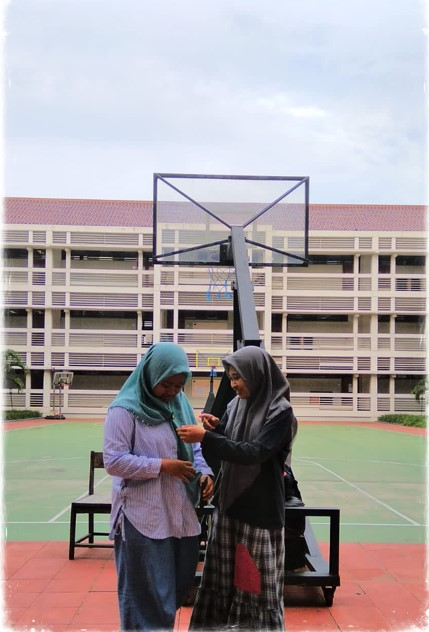
#> input picture Tugas 3 - Image Segmentation/1223800005 - SilfianaNH_Tugas3 Full Source Code/favorit.jpg, 429 x 632 px
$ python 'recursive histogram.py'
#> lines starting #> are read from the running program, lines starting #| are printed output that depends on the picture
import cv2
import numpy as np
image = cv2.imread('favorit.jpg')
#> image is the input picture: shape (632, 429, 3); mean B, G, R 158.5, 156.8, 164.5
lab_image = cv2.cvtColor(image, cv2.COLOR_BGR2Lab)
#> lab_image: shape (632, 429, 3); mean of channels 0, 1, 2 163.8, 131.7, 128.7
l_channel, a_channel, b_channel = cv2.split(lab_image)
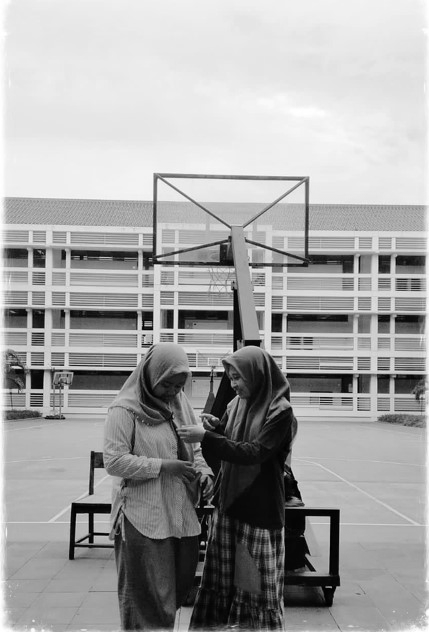
#> l_channel: shape (632, 429); min 0, max 255, mean 163.8
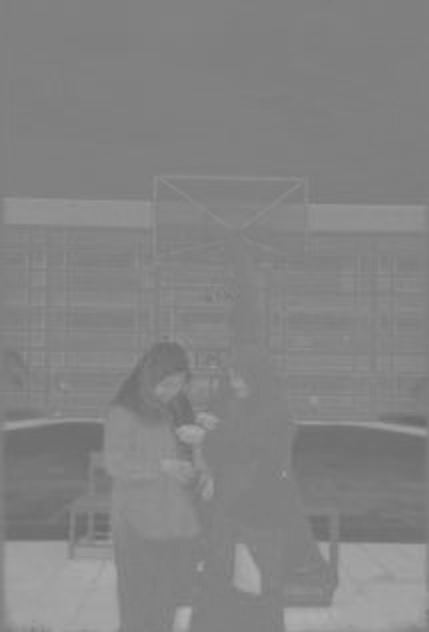
#> a_channel: shape (632, 429); min 104, max 176, mean 131.7
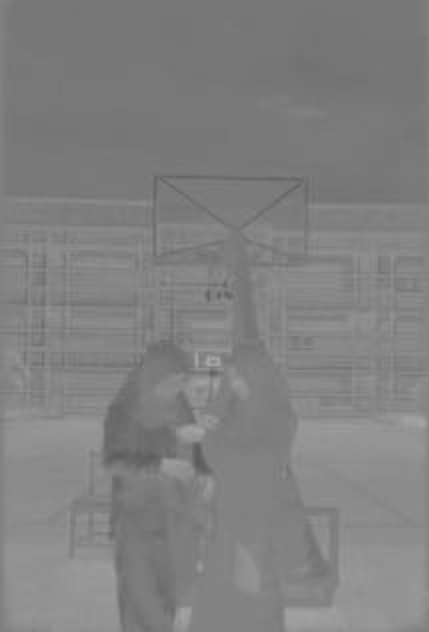
#> b_channel: shape (632, 429); min 90, max 172, mean 128.7
hist_l = cv2.calcHist([l_channel], [0], None, [256], [0, 256])
#> hist_l = 256 values, max 9441 at index 235, min 0 at index 4, mean 1059.1
hist_a = cv2.calcHist([a_channel], [0], None, [256], [0, 256])
#> hist_a = 256 values, max 49344 at index 128, min 0 at index 0, mean 1059.1
hist_b = cv2.calcHist([b_channel], [0], None, [256], [0, 256])
#> hist_b = 256 values, max 24985 at index 119, min 0 at index 0, mean 1059.1
def histogram_distance(hist1, hist2):
    return cv2.compareHist(hist1, hist2, cv2.HISTCMP_BHATTACHARYYA)
histograms_and_masks = [(hist_l, l_channel), (hist_a, a_channel), (hist_b, b_channel)]
def recursive_clustering(hist_and_mask_list, cluster_list):
    if len(hist_and_mask_list) == 0:
        return
    max_distance = -1
    cluster_index = -1
    for i in range(len(hist_and_mask_list)):
        for j in range(i + 1, len(hist_and_mask_list)):
            distance = histogram_distance(hist_and_mask_list[i][0], hist_and_mask_list[j][0])
            if distance > max_distance:
                max_distance = distance
                cluster_index = (i, j)
#> this loop made 3 passes
#> after the loop, cluster_index = (0, 2); max_distance = 0.821

    if cluster_index != -1:
        i, j = cluster_index
#> i = 0; j = 2
        new_histogram = hist_and_mask_list[i][0] + hist_and_mask_list[j][0]
#> new_histogram = 256 values, max 25643 at index 119, min 0 at index 4, mean 2118.2
        new_mask = np.maximum(hist_and_mask_list[i][1], hist_and_mask_list[j][1])
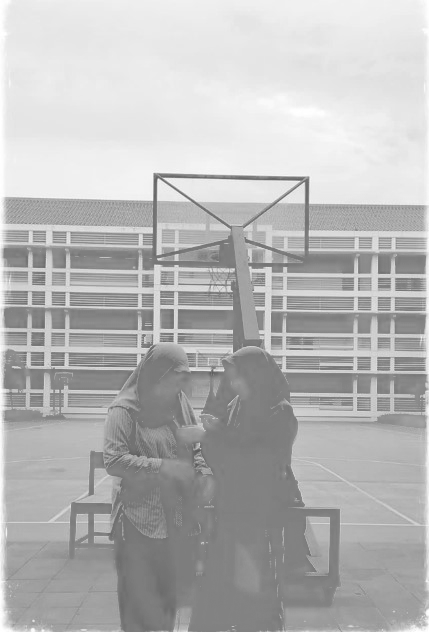
#> new_mask: shape (632, 429); min 92, max 255, mean 182.5
        del hist_and_mask_list[j]
        del hist_and_mask_list[i]
        hist_and_mask_list.append((new_histogram, new_mask))
        cluster_list.append(new_mask)
        recursive_clustering(hist_and_mask_list, cluster_list)
#> the loop in recursive_clustering (call 2), `for i in range(len(hist_and_mask_list)):` made 2 passes
clusters = []
recursive_clustering(histograms_and_masks, clusters)

for i, cluster in enumerate(clusters):
    result_image = cv2.bitwise_and(image, image, mask=cluster)
    cv2.imwrite(f'cluster_{i}.jpg', result_image)

$ run again, with Tugas 3 - Image Segmentation/1223800005 - SilfianaNH_Tugas3 Full Source Code/best.jpg copied over Tugas 3 - Image Segmentation/1223800005 - SilfianaNH_Tugas3 Full Source Code/favorit.jpg
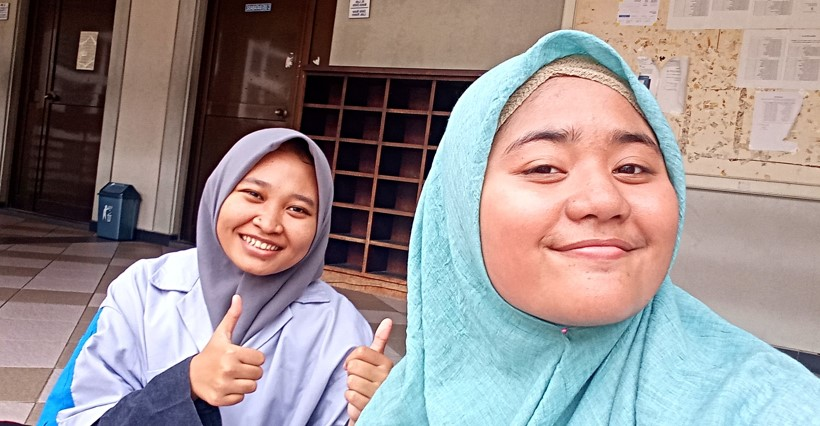
#> input picture Tugas 3 - Image Segmentation/1223800005 - SilfianaNH_Tugas3 Full Source Code/best.jpg, 820 x 426 px
#> image is the input picture: shape (426, 820, 3); mean B, G, R 141.7, 141.7, 152.7
#> lab_image: shape (426, 820, 3); mean of channels 0, 1, 2 150.4, 133.6, 130.4
#> `l_channel, a_channel, b_channel = cv2.split(lab_image)`:
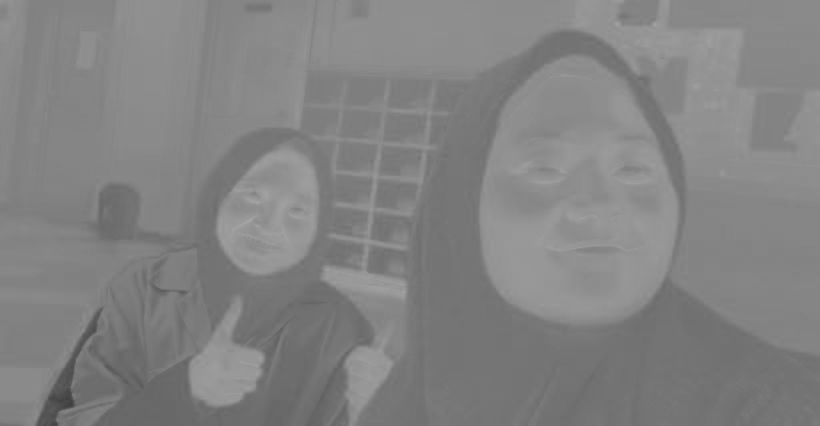
#> b_channel: shape (426, 820); min 61, max 166, mean 130.4
#> hist_l = 256 values, max 3701 at index 2, min 0 at index 4, mean 1364.5
#> hist_a = 256 values, max 32863 at index 134, min 0 at index 0, mean 1364.5
#> hist_b = 256 values, max 17281 at index 116, min 0 at index 0, mean 1364.5
#> the loop in recursive_clustering, `for i in range(len(hist_and_mask_list)):` made 3 passes
#> after the loop in recursive_clustering, `for i in range(len(hist_and_mask_list)):`: cluster_index = (0, 1); max_distance = 0.794
#> i = 0; j = 1
#> new_histogram = 256 values, max 33596 at index 134, min 0 at index 4, mean 2729.1
#> in recursive_clustering, `new_mask = np.maximum(hist_and_mask_list[i][1], hist_and_mask_list[j][..`:
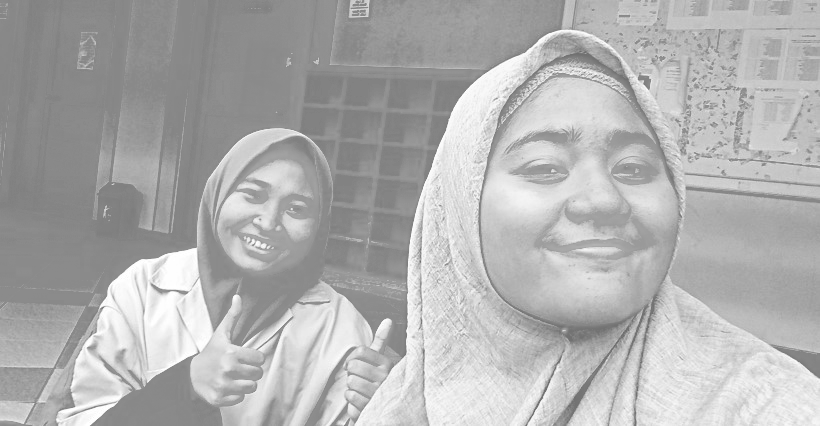
#> new_mask: shape (426, 820); min 109, max 255, mean 176.3
#> the loop in recursive_clustering (call 2), `for i in range(len(hist_and_mask_list)):` made 2 passes

$ run again, with Tugas 3 - Image Segmentation/1223800005 - SilfianaNH_Tugas3 Full Source Code/download.jpg copied over Tugas 3 - Image Segmentation/1223800005 - SilfianaNH_Tugas3 Full Source Code/favorit.jpg
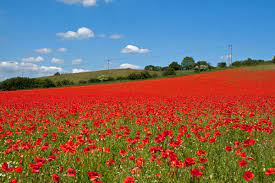
#> input picture Tugas 3 - Image Segmentation/1223800005 - SilfianaNH_Tugas3 Full Source Code/download.jpg, 275 x 183 px
#> image is the input picture: shape (183, 275, 3); mean B, G, R 99.1, 105, 127.2
#> lab_image: shape (183, 275, 3); mean of channels 0, 1, 2 127.8, 141.4, 140.6
#> `l_channel, a_channel, b_channel = cv2.split(lab_image)`:
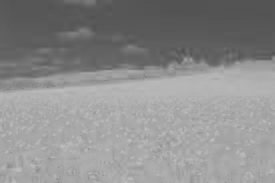
#> b_channel: shape (183, 275); min 81, max 191, mean 140.6
#> hist_l = 256 values, max 1068 at index 119, min 0 at index 0, mean 196.6
#> hist_a = 256 values, max 4107 at index 125, min 0 at index 0, mean 196.6
#> hist_b = 256 values, max 2276 at index 168, min 0 at index 0, mean 196.6
#> the loop in recursive_clustering, `for i in range(len(hist_and_mask_list)):` made 3 passes
#> after the loop in recursive_clustering, `for i in range(len(hist_and_mask_list)):`: cluster_index = (1, 2); max_distance = 0.699
#> i = 1; j = 2
#> new_histogram = 256 values, max 4157 at index 125, min 0 at index 0, mean 393.2
#> the loop in recursive_clustering (call 2), `for i in range(len(hist_and_mask_list)):` made 2 passes
#> after the loop in recursive_clustering (call 2), `for i in range(len(hist_and_mask_list)):`: cluster_index = (0, 1); max_distance = 0.384
#> i = 0; j = 1
#> new_histogram = 256 values, max 4694 at index 125, min 0 at index 0, mean 589.7
#> in recursive_clustering (call 2), `new_mask = np.maximum(hist_and_mask_list[i][1], hist_and_mask_list[j][..`:
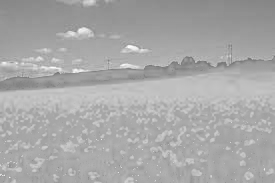
#> new_mask: shape (183, 275); min 118, max 255, mean 168
